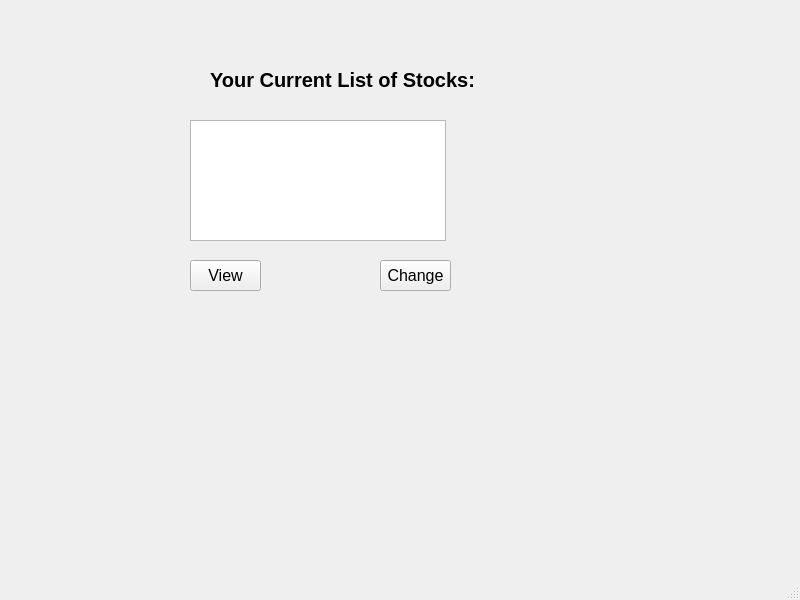
<?xml version="1.0" encoding="UTF-8"?>
<ui version="4.0">
 <class>pickerWindow</class>
 <widget class="QMainWindow" name="pickerWindow">
  <property name="geometry">
   <rect>
    <x>0</x>
    <y>0</y>
    <width>800</width>
    <height>600</height>
   </rect>
  </property>
  <property name="windowTitle">
   <string>Stock Picks</string>
  </property>
  <widget class="QWidget" name="centralwidget">
   <widget class="QListWidget" name="stockList">
    <property name="geometry">
     <rect>
      <x>190</x>
      <y>120</y>
      <width>256</width>
      <height>121</height>
     </rect>
    </property>
   </widget>
   <widget class="QLabel" name="stockListLabel">
    <property name="geometry">
     <rect>
      <x>210</x>
      <y>70</y>
      <width>281</width>
      <height>20</height>
     </rect>
    </property>
    <property name="font">
     <font>
      <pointsize>15</pointsize>
      <weight>75</weight>
      <bold>true</bold>
     </font>
    </property>
    <property name="text">
     <string>Your Current List of Stocks:</string>
    </property>
   </widget>
   <widget class="QPushButton" name="changeButton">
    <property name="geometry">
     <rect>
      <x>380</x>
      <y>260</y>
      <width>71</width>
      <height>31</height>
     </rect>
    </property>
    <property name="font">
     <font>
      <pointsize>12</pointsize>
     </font>
    </property>
    <property name="text">
     <string>Change</string>
    </property>
   </widget>
   <widget class="QPushButton" name="viewButton">
    <property name="geometry">
     <rect>
      <x>190</x>
      <y>260</y>
      <width>71</width>
      <height>31</height>
     </rect>
    </property>
    <property name="font">
     <font>
      <pointsize>12</pointsize>
     </font>
    </property>
    <property name="text">
     <string>View</string>
    </property>
   </widget>
  </widget>
  <widget class="QMenuBar" name="menubar">
   <property name="geometry">
    <rect>
     <x>0</x>
     <y>0</y>
     <width>800</width>
     <height>18</height>
    </rect>
   </property>
  </widget>
  <widget class="QStatusBar" name="statusbar"/>
 </widget>
 <resources/>
 <connections/>
</ui>
